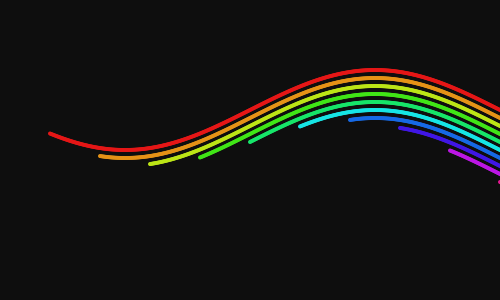
Frame 1 (no input)
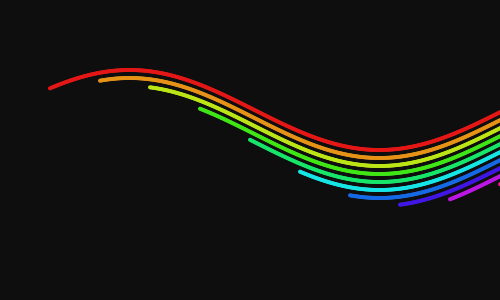
Frame 60 (the mouse pressed at the canvas centre just before this capture)
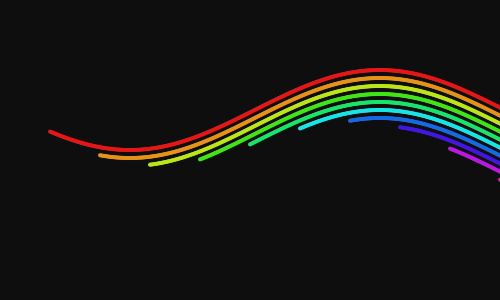
Frame 120 (the mouse held since frame 60 and released just before this capture)

The Processing sketch that drew these frames (run headless with seeded random() and noise(); from frame 60 on, the mouse is pressed at the canvas centre):

// Processing sketch: processing_139092
// ── processing_139092.pde

int num = 10;
int stepY = num*4;
int step=50;
float sz = 4;
int[] startx = new int[num];
float theta, offset, x, y, starty;

int[] col = new int[num];

void setup() {
  size(500, 300);
  colorMode(HSB, 360, 100, 100);
  for (int i=0; i<num; i++) {
    startx[i] = step*(i+1);
    col[i] = (360/num)*i;
  }
}

void draw() {
  background(20);
  noStroke();

  for (int i=0; i<startx.length; i++) {
    for (int x = startx[i]; x<startx[i]+width; x++) {
      offset = (TWO_PI/width)*x;
      starty =  map(i, 0, startx.length, -stepY, stepY);
      float y = height/2 + starty + map(sin(theta+offset), -1, 1, -stepY, stepY);
      fill(col[i], 90, 90);
      ellipse(x, y, sz, sz);
    }
  }

  theta += 0.0523;

}
